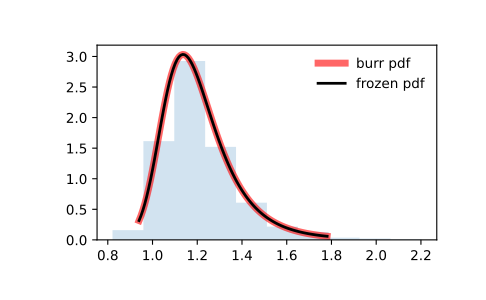

Write Python code to recreate this figure.
from scipy.stats import burr
import matplotlib.pyplot as plt
fig, ax = plt.subplots(1, 1)

# Calculate the first four moments:

c, d = 10.5, 4.3
mean, var, skew, kurt = burr.stats(c, d, moments='mvsk')

# Display the probability density function (``pdf``):

x = np.linspace(burr.ppf(0.01, c, d),
                burr.ppf(0.99, c, d), 100)
ax.plot(x, burr.pdf(x, c, d),
       'r-', lw=5, alpha=0.6, label='burr pdf')

# Alternatively, the distribution object can be called (as a function)
# to fix the shape, location and scale parameters. This returns a "frozen"
# RV object holding the given parameters fixed.

# Freeze the distribution and display the frozen ``pdf``:

rv = burr(c, d)
ax.plot(x, rv.pdf(x), 'k-', lw=2, label='frozen pdf')

# Check accuracy of ``cdf`` and ``ppf``:

vals = burr.ppf([0.001, 0.5, 0.999], c, d)
np.allclose([0.001, 0.5, 0.999], burr.cdf(vals, c, d))
# True

# Generate random numbers:

r = burr.rvs(c, d, size=1000)

# And compare the histogram:

ax.hist(r, density=True, histtype='stepfilled', alpha=0.2)
ax.legend(loc='best', frameon=False)
plt.show()
